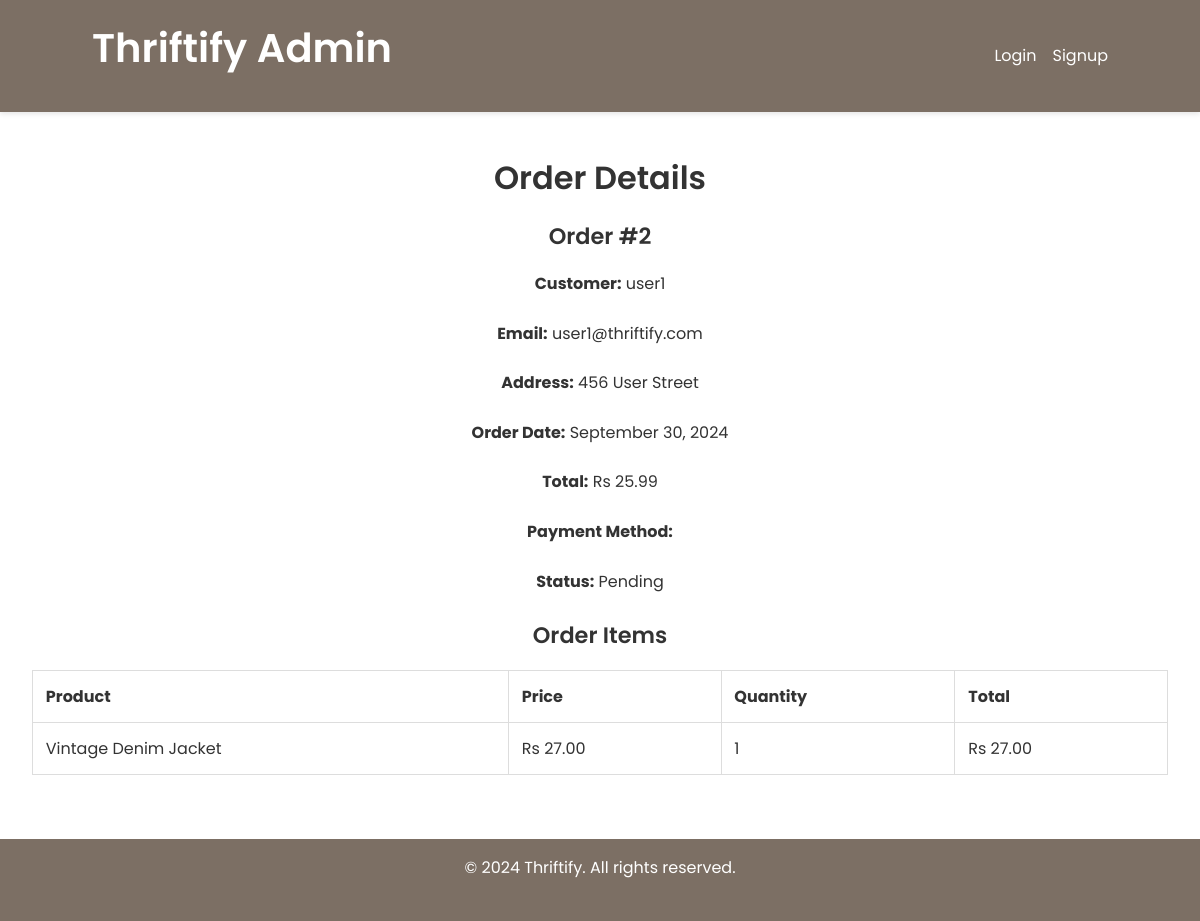
The page /admin/view_order.php?id=2 on the database its author committed.
### tables this page shows
CREATE TABLE `orders` (
  `order_id` int(11) NOT NULL,
  `user_id` int(11) DEFAULT NULL,
  `order_date` timestamp NOT NULL DEFAULT current_timestamp(),
  `total_amount` decimal(10,2) NOT NULL,
  `status` enum('pending','processing','shipped','delivered','cancelled') DEFAULT 'pending',
  `total_cost` decimal(10,2) NOT NULL,
  `payment_method` varchar(255) NOT NULL
);

CREATE TABLE `users` (
  `user_id` int(11) NOT NULL,
  `username` varchar(255) NOT NULL,
  `email` varchar(255) NOT NULL,
  `password` varchar(255) NOT NULL,
  `name` varchar(255) NOT NULL,
  `address` varchar(255) NOT NULL,
  `role` enum('user','admin') DEFAULT 'user',
  `created_at` timestamp NOT NULL DEFAULT current_timestamp(),
  `updated_at` timestamp NOT NULL DEFAULT current_timestamp() ON UPDATE current_timestamp(),
  `profile_picture` varchar(255) DEFAULT NULL
);

CREATE TABLE `order_items` (
  `order_item_id` int(11) NOT NULL,
  `order_id` int(11) DEFAULT NULL,
  `product_id` int(11) DEFAULT NULL,
  `quantity` int(11) NOT NULL,
  `price` decimal(10,2) NOT NULL
);

CREATE TABLE `products` (
  `id` int(11) NOT NULL,
  `old_product_id` int(11) NOT NULL,
  `title` varchar(255) NOT NULL,
  `description` text NOT NULL,
  `price` decimal(10,2) NOT NULL,
  `category_id` int(11) DEFAULT NULL,
  `image` varchar(255) NOT NULL,
  `status` enum('active','inactive') DEFAULT 'active',
  `featured` tinyint(1) DEFAULT 0,
  `user_id` int(11) DEFAULT NULL,
  `created_at` timestamp NOT NULL DEFAULT current_timestamp(),
  `updated_at` timestamp NOT NULL DEFAULT current_timestamp() ON UPDATE current_timestamp()
);

### admin/view_order.php (the view, shortened to what this page needs)
<?php
require_once('admin_header.php');
$pdo = get_db_connection();
$order_id = $_GET['id'];
$stmt = $pdo->prepare("SELECT o.*, u.username, u.email, u.address, o.total_cost, o.payment_method
                        FROM orders o
                        JOIN users u ON o.user_id = u.user_id
                        WHERE o.order_id = :order_id");
$stmt->execute(['order_id' => $order_id]);
$order = $stmt->fetch(PDO::FETCH_ASSOC);
$stmt = $pdo->prepare("SELECT oi.*, p.title, p.price
                        FROM order_items oi
                        JOIN products p ON oi.product_id = p.id
                        WHERE oi.order_id = :order_id");
$stmt->execute(['order_id' => $order_id]);
$order_items = $stmt->fetchAll(PDO::FETCH_ASSOC);
?>
<main>
    <section class="view-order">
        <h2>Order Details</h2>
        <div class="order-info">
            <h3>Order #<?php echo $order['order_id']; ?></h3>
            <p><strong>Customer:</strong> <?php echo $order['username']; ?></p>
            <p><strong>Email:</strong> <?php echo $order['email']; ?></p>
            <p><strong>Address:</strong> <?php echo $order['address']; ?></p>
            <p><strong>Order Date:</strong> <?php echo date('F j, Y', strtotime($order['order_date'])); ?></p>
            <p><strong>Total:</strong> Rs <?php echo number_format($order['total_amount'], 2); ?></p>
            <p><strong>Payment Method:</strong> <?php echo ucfirst($order['payment_method']); ?></p>
            <p><strong>Status:</strong> <?php echo ucfirst($order['status']); ?></p>
        </div>
        <div class="order-items">
            <h3>Order Items</h3>
            <table>
                <thead>
                    <tr>
                        <th>Product</th>
                        <th>Price</th>
                        <th>Quantity</th>
                        <th>Total</th>
                    </tr>
                </thead>
                <tbody>
                    <?php foreach ($order_items as $item): ?>
                        <tr>
                            <td><?php echo $item['title']; ?></td>
                            <td>Rs <?php echo number_format($item['price'], 2); ?></td>
                            <td><?php echo $item['quantity']; ?></td>
                            <td>Rs <?php echo number_format($item['price'] * $item['quantity'], 2); ?></td>
                        </tr>
                    <?php endforeach; ?>
                </tbody>
            </table>
        </div>
    </section>
</main>
<?php
require_once('admin_footer.php');
?>

### css/styles.css (style rules this page uses)
body { font-family: "Montserrat", sans-serif; background-color: #fff; display: flex; flex-direction: column; height: 100vh; text-align: center; margin: 0; }
h1, h2, h3 { font-weight: 600; margin-bottom: 1rem; }
h2 { font-size: 2rem; }
h3 { font-size: 1.4rem; }
p { margin-bottom: 1.5rem; }
main { padding: 2rem; display: block; flex: 1; margin-top: 70px; }
table { width: 100%; border-collapse: collapse; margin-bottom: 2rem; }
th, td { padding: 0.8rem; border: 1px solid #ddd; text-align: left; }
th { background-color: #ffffff; }
:root { --primary-color: #7c6f64; --secondary-color: #524d48; --black: #000000; --white: #ffffff; --gray: #efefef; --gray-2: #757575; --facebook-color: #4267B2; --google-color: #DB4437; --twitter-color: #1DA1F2; --insta-color: #E1306C; }
* { font-family: 'Poppins', sans-serif; margin: 0; padding: 0; box-sizing: border-box; }

### css/admin.css (style rules this page uses)
body { font-family: "Montserrat", sans-serif; line-height: 1.6; background: #ffffff; color: #333; display: flex; flex-direction: column; min-height: 100vh; margin: 0; }
main { margin-top: 120px; }

### rows shown on the page
orders: order_id "2", user.username "user1", user.email "user1@thriftify.com", user.address "456 User Street", order_date "September 30, 2024", total_amount "25.99", status "Pending"
order_items: product.title "Vintage Denim Jacket", product.price "27.00", quantity "1", $item['price']*$item['quantity'] "27.00"
